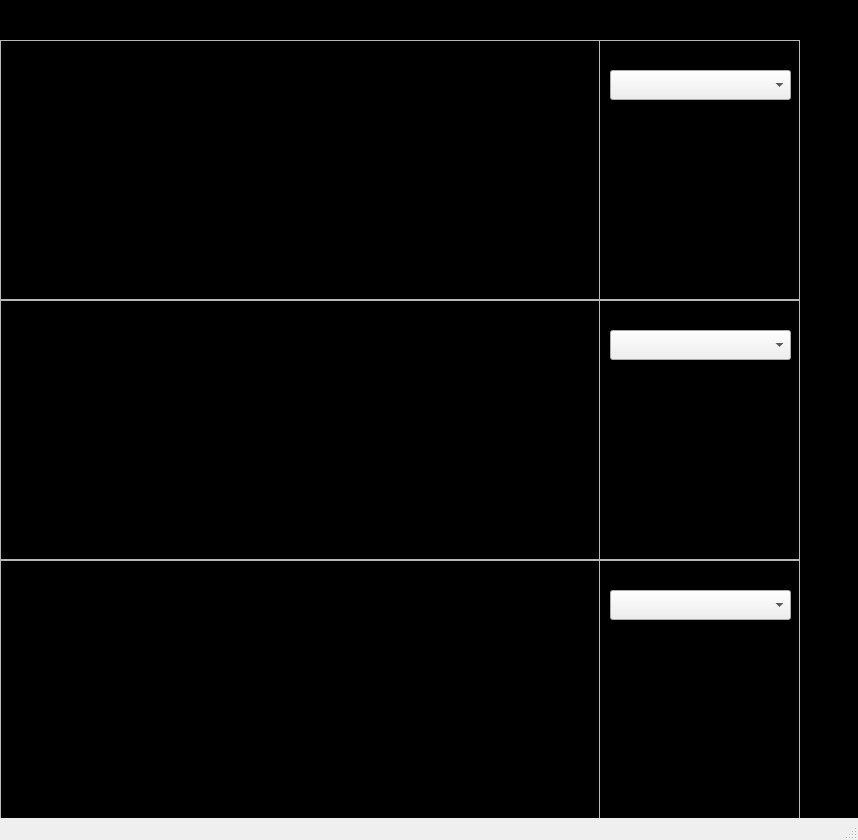
<?xml version="1.0" encoding="UTF-8"?>
<ui version="4.0">
 <class>MainWindow</class>
 <widget class="QMainWindow" name="MainWindow">
  <property name="geometry">
   <rect>
    <x>0</x>
    <y>0</y>
    <width>858</width>
    <height>840</height>
   </rect>
  </property>
  <property name="windowTitle">
   <string>MainWindow</string>
  </property>
  <property name="styleSheet">
   <string notr="true"/>
  </property>
  <widget class="QWidget" name="centralwidget">
   <property name="styleSheet">
    <string notr="true">#centralwidget{
background-color: rgb(0, 0, 0)
}</string>
   </property>
   <widget class="QFrame" name="frame_display">
    <property name="geometry">
     <rect>
      <x>0</x>
      <y>40</y>
      <width>800</width>
      <height>780</height>
     </rect>
    </property>
    <property name="autoFillBackground">
     <bool>false</bool>
    </property>
    <property name="frameShape">
     <enum>QFrame::StyledPanel</enum>
    </property>
    <property name="frameShadow">
     <enum>QFrame::Raised</enum>
    </property>
    <widget class="QFrame" name="frame_display1">
     <property name="geometry">
      <rect>
       <x>0</x>
       <y>0</y>
       <width>800</width>
       <height>260</height>
      </rect>
     </property>
     <property name="minimumSize">
      <size>
       <width>800</width>
       <height>260</height>
      </size>
     </property>
     <property name="maximumSize">
      <size>
       <width>800</width>
       <height>260</height>
      </size>
     </property>
     <property name="frameShape">
      <enum>QFrame::StyledPanel</enum>
     </property>
     <property name="frameShadow">
      <enum>QFrame::Raised</enum>
     </property>
     <widget class="QFrame" name="plotArea1">
      <property name="geometry">
       <rect>
        <x>0</x>
        <y>0</y>
        <width>600</width>
        <height>260</height>
       </rect>
      </property>
      <property name="frameShape">
       <enum>QFrame::StyledPanel</enum>
      </property>
      <property name="frameShadow">
       <enum>QFrame::Raised</enum>
      </property>
     </widget>
     <widget class="QWidget" name="gridLayoutWidget">
      <property name="geometry">
       <rect>
        <x>610</x>
        <y>30</y>
        <width>181</width>
        <height>151</height>
       </rect>
      </property>
      <layout class="QGridLayout" name="grid_stats_1">
       <item row="1" column="0" colspan="2">
        <widget class="QComboBox" name="var_select_1">
         <property name="minimumSize">
          <size>
           <width>0</width>
           <height>30</height>
          </size>
         </property>
         <property name="insertPolicy">
          <enum>QComboBox::InsertAtTop</enum>
         </property>
        </widget>
       </item>
       <item row="2" column="0">
        <widget class="QLabel" name="static_min_1">
         <property name="font">
          <font>
           <pointsize>12</pointsize>
          </font>
         </property>
         <property name="styleSheet">
          <string notr="true"/>
         </property>
         <property name="text">
          <string>Minimum:</string>
         </property>
        </widget>
       </item>
       <item row="4" column="0">
        <widget class="QLabel" name="static_mean_1">
         <property name="font">
          <font>
           <pointsize>12</pointsize>
          </font>
         </property>
         <property name="styleSheet">
          <string notr="true"/>
         </property>
         <property name="text">
          <string>Average:</string>
         </property>
        </widget>
       </item>
       <item row="3" column="0">
        <widget class="QLabel" name="static_max_1">
         <property name="font">
          <font>
           <pointsize>12</pointsize>
          </font>
         </property>
         <property name="styleSheet">
          <string notr="true"/>
         </property>
         <property name="text">
          <string>Maximum:</string>
         </property>
        </widget>
       </item>
       <item row="2" column="1">
        <widget class="QLabel" name="label_min_1">
         <property name="font">
          <font>
           <pointsize>12</pointsize>
          </font>
         </property>
         <property name="text">
          <string/>
         </property>
        </widget>
       </item>
       <item row="3" column="1">
        <widget class="QLabel" name="label_max_1">
         <property name="font">
          <font>
           <pointsize>12</pointsize>
          </font>
         </property>
         <property name="text">
          <string/>
         </property>
        </widget>
       </item>
       <item row="4" column="1">
        <widget class="QLabel" name="label_avg_1">
         <property name="font">
          <font>
           <pointsize>12</pointsize>
          </font>
         </property>
         <property name="text">
          <string/>
         </property>
        </widget>
       </item>
      </layout>
     </widget>
    </widget>
    <widget class="QFrame" name="frame_display_2">
     <property name="geometry">
      <rect>
       <x>0</x>
       <y>260</y>
       <width>800</width>
       <height>260</height>
      </rect>
     </property>
     <property name="minimumSize">
      <size>
       <width>800</width>
       <height>260</height>
      </size>
     </property>
     <property name="maximumSize">
      <size>
       <width>800</width>
       <height>260</height>
      </size>
     </property>
     <property name="frameShape">
      <enum>QFrame::StyledPanel</enum>
     </property>
     <property name="frameShadow">
      <enum>QFrame::Raised</enum>
     </property>
     <widget class="QFrame" name="plotArea2">
      <property name="geometry">
       <rect>
        <x>0</x>
        <y>0</y>
        <width>600</width>
        <height>260</height>
       </rect>
      </property>
      <property name="frameShape">
       <enum>QFrame::StyledPanel</enum>
      </property>
      <property name="frameShadow">
       <enum>QFrame::Raised</enum>
      </property>
     </widget>
     <widget class="QWidget" name="gridLayoutWidget_2">
      <property name="geometry">
       <rect>
        <x>610</x>
        <y>30</y>
        <width>181</width>
        <height>151</height>
       </rect>
      </property>
      <layout class="QGridLayout" name="grid_stats_2">
       <item row="1" column="0" colspan="2">
        <widget class="QComboBox" name="var_select_2">
         <property name="minimumSize">
          <size>
           <width>0</width>
           <height>30</height>
          </size>
         </property>
         <property name="insertPolicy">
          <enum>QComboBox::InsertAtTop</enum>
         </property>
        </widget>
       </item>
       <item row="2" column="0">
        <widget class="QLabel" name="static_min_2">
         <property name="font">
          <font>
           <pointsize>12</pointsize>
          </font>
         </property>
         <property name="styleSheet">
          <string notr="true"/>
         </property>
         <property name="text">
          <string>Minimum:</string>
         </property>
        </widget>
       </item>
       <item row="4" column="0">
        <widget class="QLabel" name="static_mean_2">
         <property name="font">
          <font>
           <pointsize>12</pointsize>
          </font>
         </property>
         <property name="styleSheet">
          <string notr="true"/>
         </property>
         <property name="text">
          <string>Average:</string>
         </property>
        </widget>
       </item>
       <item row="3" column="0">
        <widget class="QLabel" name="static_max_2">
         <property name="font">
          <font>
           <pointsize>12</pointsize>
          </font>
         </property>
         <property name="styleSheet">
          <string notr="true"/>
         </property>
         <property name="text">
          <string>Maximum:</string>
         </property>
        </widget>
       </item>
       <item row="2" column="1">
        <widget class="QLabel" name="label_min_2">
         <property name="font">
          <font>
           <pointsize>12</pointsize>
          </font>
         </property>
         <property name="text">
          <string/>
         </property>
        </widget>
       </item>
       <item row="3" column="1">
        <widget class="QLabel" name="label_max_2">
         <property name="font">
          <font>
           <pointsize>12</pointsize>
          </font>
         </property>
         <property name="text">
          <string/>
         </property>
        </widget>
       </item>
       <item row="4" column="1">
        <widget class="QLabel" name="label_avg_2">
         <property name="font">
          <font>
           <pointsize>12</pointsize>
          </font>
         </property>
         <property name="text">
          <string/>
         </property>
        </widget>
       </item>
      </layout>
     </widget>
    </widget>
    <widget class="QFrame" name="frame_display_3">
     <property name="geometry">
      <rect>
       <x>0</x>
       <y>520</y>
       <width>800</width>
       <height>260</height>
      </rect>
     </property>
     <property name="minimumSize">
      <size>
       <width>800</width>
       <height>260</height>
      </size>
     </property>
     <property name="maximumSize">
      <size>
       <width>800</width>
       <height>260</height>
      </size>
     </property>
     <property name="frameShape">
      <enum>QFrame::StyledPanel</enum>
     </property>
     <property name="frameShadow">
      <enum>QFrame::Raised</enum>
     </property>
     <widget class="QFrame" name="plotArea3">
      <property name="geometry">
       <rect>
        <x>0</x>
        <y>0</y>
        <width>600</width>
        <height>260</height>
       </rect>
      </property>
      <property name="frameShape">
       <enum>QFrame::StyledPanel</enum>
      </property>
      <property name="frameShadow">
       <enum>QFrame::Raised</enum>
      </property>
     </widget>
     <widget class="QWidget" name="gridLayoutWidget_3">
      <property name="geometry">
       <rect>
        <x>610</x>
        <y>30</y>
        <width>181</width>
        <height>151</height>
       </rect>
      </property>
      <layout class="QGridLayout" name="grid_stats_3">
       <item row="1" column="0" colspan="2">
        <widget class="QComboBox" name="var_select_3">
         <property name="minimumSize">
          <size>
           <width>0</width>
           <height>30</height>
          </size>
         </property>
         <property name="insertPolicy">
          <enum>QComboBox::InsertAtTop</enum>
         </property>
        </widget>
       </item>
       <item row="2" column="0">
        <widget class="QLabel" name="static_min_3">
         <property name="font">
          <font>
           <pointsize>12</pointsize>
          </font>
         </property>
         <property name="styleSheet">
          <string notr="true"/>
         </property>
         <property name="text">
          <string>Minimum:</string>
         </property>
        </widget>
       </item>
       <item row="4" column="0">
        <widget class="QLabel" name="static_mean_3">
         <property name="font">
          <font>
           <pointsize>12</pointsize>
          </font>
         </property>
         <property name="styleSheet">
          <string notr="true"/>
         </property>
         <property name="text">
          <string>Average:</string>
         </property>
        </widget>
       </item>
       <item row="3" column="0">
        <widget class="QLabel" name="static_max_3">
         <property name="font">
          <font>
           <pointsize>12</pointsize>
          </font>
         </property>
         <property name="styleSheet">
          <string notr="true"/>
         </property>
         <property name="text">
          <string>Maximum:</string>
         </property>
        </widget>
       </item>
       <item row="2" column="1">
        <widget class="QLabel" name="label_min_3">
         <property name="font">
          <font>
           <pointsize>12</pointsize>
          </font>
         </property>
         <property name="text">
          <string/>
         </property>
        </widget>
       </item>
       <item row="3" column="1">
        <widget class="QLabel" name="label_max_3">
         <property name="font">
          <font>
           <pointsize>12</pointsize>
          </font>
         </property>
         <property name="text">
          <string/>
         </property>
        </widget>
       </item>
       <item row="4" column="1">
        <widget class="QLabel" name="label_avg_3">
         <property name="font">
          <font>
           <pointsize>12</pointsize>
          </font>
         </property>
         <property name="text">
          <string/>
         </property>
        </widget>
       </item>
      </layout>
     </widget>
    </widget>
   </widget>
   <widget class="QLabel" name="label">
    <property name="geometry">
     <rect>
      <x>330</x>
      <y>5</y>
      <width>140</width>
      <height>30</height>
     </rect>
    </property>
    <property name="font">
     <font>
      <pointsize>16</pointsize>
      <weight>50</weight>
      <bold>false</bold>
     </font>
    </property>
    <property name="text">
     <string>Simulated Run</string>
    </property>
   </widget>
  </widget>
  <widget class="QStatusBar" name="statusbar"/>
 </widget>
 <resources/>
 <connections/>
</ui>
